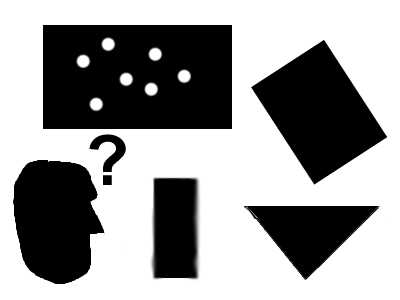
#> input picture images/pic1.png, 400 x 300 px
$ python shi-tomasi-corner-detection.py
#> lines starting #> are read from the running program, lines starting #| are printed output that depends on the picture; after the words box and inside, x2 and y2 are one past the last pixel; in counts of white or black regions, pixels touching at a corner belong together
import cv2
import numpy as np

img = cv2.imread('images/pic1.png')
#> img is the input picture: shape (300, 400, 3); mean B, G, R 154.1, 154.1, 154.1
gray_img = cv2.cvtColor(img, cv2.COLOR_BGR2GRAY)

corners = np.int0(cv2.goodFeaturesToTrack(gray_img, 200, 0.01, 10))
#> corners = 67 rows, first 8: [103, 232], [103, 184], [103, 171], [231, 128], [43, 128], [231, 25], [43, 25], [90, 234]

for corner in corners:
    x, y = corner.ravel()
    cv2.circle(img, (x, y), 3, 255, -1)
#> this loop made 67 passes
#> (x, y) on passes 1 to 12: (103, 232), (103, 184), (103, 171), (231, 128), (43, 128), (231, 25), (43, 25), (90, 234), (314, 183), (90, 148), (252, 87), (377, 207)
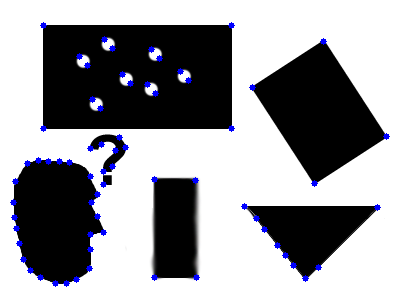
#> img: shape (300, 400, 3); 1.62% of pixels changed, all inside (x1, y1, x2, y2) = (10, 22, 390, 287)

cv2.imshow('Final', img)
cv2.waitKey(0)
cv2.destroyAllWindows()

$ run again, with images/chessboard.png copied over images/pic1.png
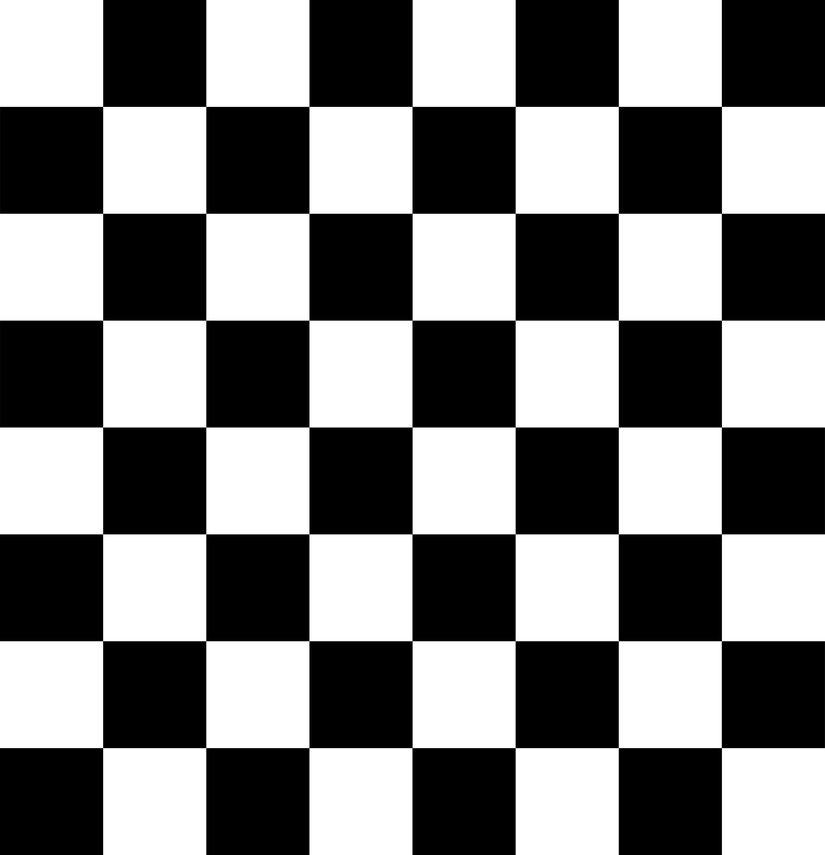
#> input picture images/chessboard.png, 825 x 855 px, shrunk from 3595 x 3723 before the run
#> img is the input picture: shape (855, 825, 3); min 0, max 255, mean 127.5
#> corners = 49 rows, first 8: [102, 747], [722, 107], [102, 107], [722, 747], [619, 107], [619, 747], [722, 214], [102, 214]
#> the loop `for corner in corners:` made 49 passes
#> after the loop `for corner in corners:`:
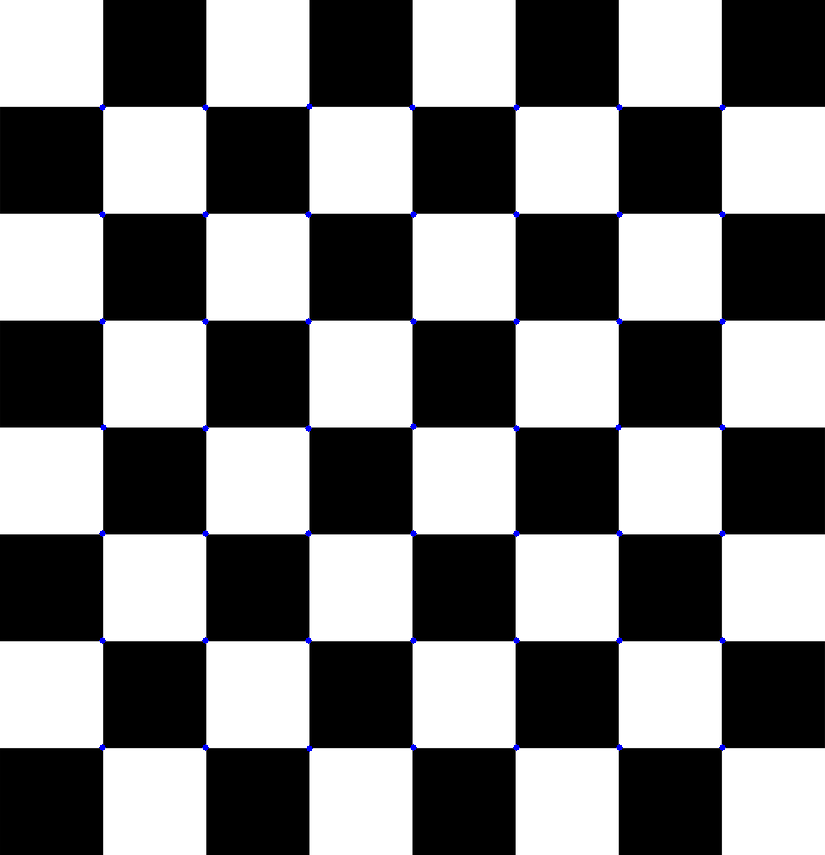
#> img: shape (855, 825, 3); 0.2% of pixels changed, all inside (x1, y1, x2, y2) = (99, 103, 726, 752)

$ run again, with images/shapes.png copied over images/pic1.png
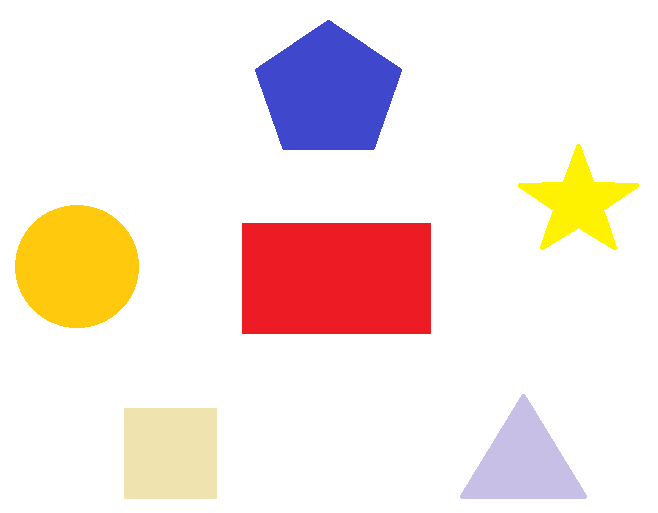
#> input picture images/shapes.png, 658 x 513 px
#> img is the input picture: shape (513, 658, 3); mean B, G, R 224.5, 229.5, 244.8
#> `gray_img = cv2.cvtColor(img, cv2.COLOR_BGR2GRAY)`:
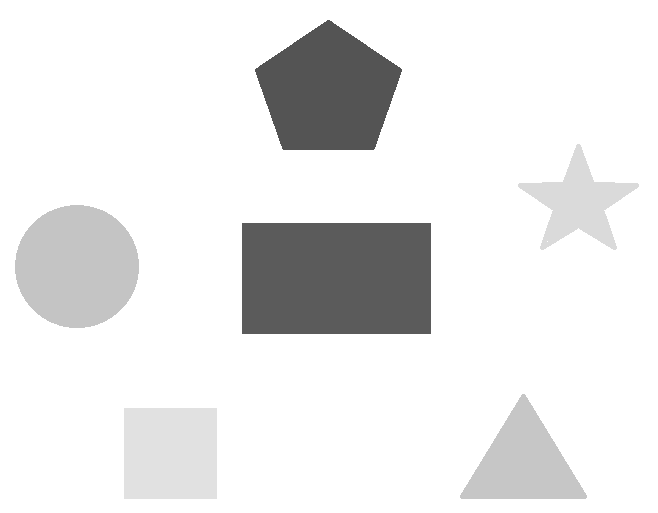
#> gray_img: shape (513, 658); min 84, max 255, mean 233.5
#> corners = 99 rows, first 8: [430, 333], [242, 333], [430, 223], [242, 223], [283, 148], [255, 69], [373, 149], [401, 70]
#> the loop `for corner in corners:` made 99 passes
#> after the loop `for corner in corners:`:
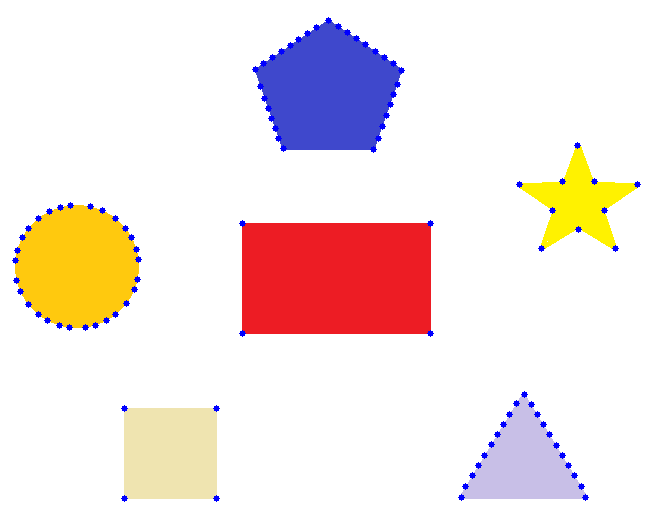
#> img: shape (513, 658, 3); 0.85% of pixels changed, all inside (x1, y1, x2, y2) = (12, 17, 641, 502)
